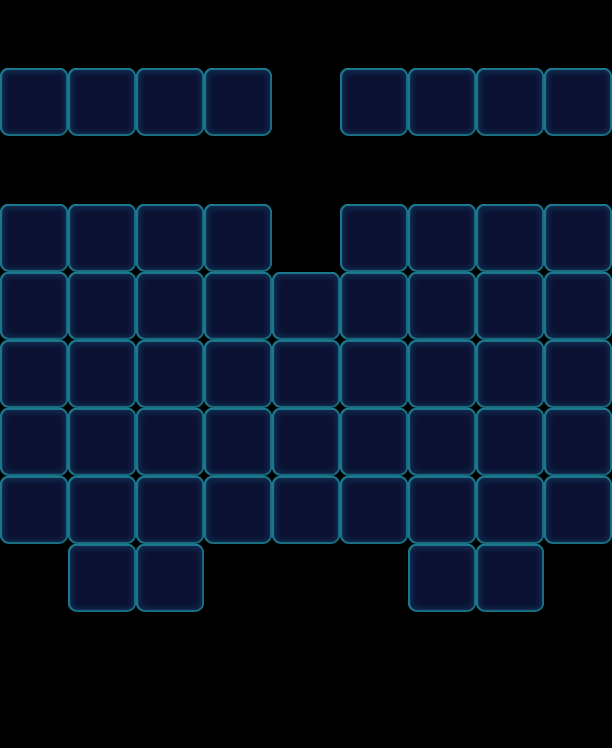

Below is a game level as drawn by its tile map, then a one-line description and the .tmx that defines it (tile-layer data replaced by summaries):
An orthogonal 9x11 tile map with 68x68 px tiles, 1 tile layer (Valid), 2 tilesets and 65 objects (42x Monster, 9x Factory_Normal, 6x Flower, 4x Stone, 4x Ice).

<map version="1.0" orientation="orthogonal" width="9" height="11" tilewidth="68" tileheight="68">
 <properties>
  <property name="Connect" value="18,11,1|28,21,1|68,61,1|78,71,1" />
 </properties>
 <tileset firstgid="1" name="game_grid1" tilewidth="68" tileheight="68">
  <image source="game_grid1.png" width="68" height="68" />
 </tileset>
 <tileset firstgid="2" name="map" tilewidth="68" tileheight="68">
  <image source="map.png" width="1024" height="1024" />
 </tileset>
 <layer name="Valid" width="9" height="11">
  <data>[99 cells, 56 non-empty, 1 distinct tile ids]</data>
 </layer>
 <objectgroup name="BottomObj" width="9" height="11" />
 <objectgroup name="MiddleObj" width="9" height="11">
  <object type="Flower" gid="4" x="0" y="136">
   <properties>
    <property name="FlowerLevel" value="1" />
   </properties>
  </object>
  <object type="Flower" gid="4" x="204" y="136">
   <properties>
    <property name="FlowerLevel" value="1" />
   </properties>
  </object>
  <object type="Flower" gid="4" x="340" y="136">
   <properties>
    <property name="FlowerLevel" value="1" />
   </properties>
  </object>
  <object type="Flower" gid="4" x="544" y="136">
   <properties>
    <property name="FlowerLevel" value="1" />
   </properties>
  </object>
  <object name="32" type="Monster" gid="2" x="0" y="340">
   <properties>
    <property name="Color" value="Blue" />
   </properties>
  </object>
  <object name="32" type="Monster" gid="2" x="0" y="272">
   <properties>
    <property name="Color" value="Blue" />
   </properties>
  </object>
  <object name="57" type="Monster" gid="18" x="544" y="476">
   <properties>
    <property name="Color" value="Pink" />
   </properties>
  </object>
  <object name="57" type="Monster" gid="18" x="204" y="340">
   <properties>
    <property name="Color" value="Pink" />
   </properties>
  </object>
  <object name="45" type="Monster" gid="18" x="68" y="408">
   <properties>
    <property name="Color" value="Pink" />
   </properties>
  </object>
  <object name="32" type="Monster" gid="2" x="544" y="544">
   <properties>
    <property name="Color" value="Blue" />
   </properties>
  </object>
  <object name="32" type="Monster" gid="2" x="476" y="272">
   <properties>
    <property name="Color" value="Blue" />
   </properties>
  </object>
  <object name="55" type="Monster" gid="19" x="136" y="544">
   <properties>
    <property name="Color" value="Yellow" />
   </properties>
  </object>
  <object name="55" type="Monster" gid="19" x="476" y="408">
   <properties>
    <property name="Color" value="Yellow" />
   </properties>
  </object>
  <object name="55" type="Monster" gid="19" x="408" y="476">
   <properties>
    <property name="Color" value="Yellow" />
   </properties>
  </object>
  <object name="66" type="Monster" gid="17" x="136" y="272">
   <properties>
    <property name="Color" value="Purple" />
   </properties>
  </object>
  <object name="57" type="Monster" gid="18" x="0" y="408">
   <properties>
    <property name="Color" value="Pink" />
   </properties>
  </object>
  <object name="65" type="Monster" gid="19" x="0" y="476">
   <properties>
    <property name="Color" value="Yellow" />
   </properties>
  </object>
  <object name="32" type="Monster" gid="2" x="476" y="476">
   <properties>
    <property name="Color" value="Blue" />
   </properties>
  </object>
  <object name="32" type="Monster" gid="2" x="544" y="340">
   <properties>
    <property name="Color" value="Blue" />
   </properties>
  </object>
  <object name="66" type="Monster" gid="17" x="272" y="476">
   <properties>
    <property name="Color" value="Purple" />
   </properties>
  </object>
  <object name="66" type="Monster" gid="17" x="408" y="408">
   <properties>
    <property name="Color" value="Purple" />
   </properties>
  </object>
  <object name="57" type="Monster" gid="18" x="476" y="340">
   <properties>
    <property name="Color" value="Pink" />
   </properties>
  </object>
  <object name="66" type="Monster" gid="17" x="68" y="340">
   <properties>
    <property name="Color" value="Purple" />
   </properties>
  </object>
  <object name="66" type="Monster" gid="17" x="340" y="544">
   <properties>
    <property name="Color" value="Purple" />
   </properties>
  </object>
  <object name="57" type="Monster" gid="18" x="544" y="272">
   <properties>
    <property name="Color" value="Pink" />
   </properties>
  </object>
  <object name="32" type="Monster" gid="2" x="204" y="408">
   <properties>
    <property name="Color" value="Blue" />
   </properties>
  </object>
  <object name="32" type="Monster" gid="2" x="408" y="340">
   <properties>
    <property name="Color" value="Blue" />
   </properties>
  </object>
  <object name="45" type="Flower" gid="18" x="68" y="272">
   <properties>
    <property name="FlowerLevel" value="1" />
   </properties>
  </object>
  <object name="55" type="Monster" gid="19" x="340" y="476">
   <properties>
    <property name="Color" value="Yellow" />
   </properties>
  </object>
  <object name="55" type="Monster" gid="19" x="204" y="272">
   <properties>
    <property name="Color" value="Yellow" />
   </properties>
  </object>
  <object name="32" type="Monster" gid="2" x="408" y="544">
   <properties>
    <property name="Color" value="Blue" />
   </properties>
  </object>
  <object name="32" type="Monster" gid="2" x="68" y="476">
   <properties>
    <property name="Color" value="Blue" />
   </properties>
  </object>
  <object name="57" type="Monster" gid="18" x="476" y="544">
   <properties>
    <property name="Color" value="Pink" />
   </properties>
  </object>
  <object name="57" type="Monster" gid="18" x="204" y="476">
   <properties>
    <property name="Color" value="Pink" />
   </properties>
  </object>
  <object name="57" type="Monster" gid="18" x="0" y="544">
   <properties>
    <property name="Color" value="Pink" />
   </properties>
  </object>
  <object name="55" type="Monster" gid="19" x="544" y="408">
   <properties>
    <property name="Color" value="Yellow" />
   </properties>
  </object>
  <object name="55" type="Monster" gid="19" x="136" y="408">
   <properties>
    <property name="Color" value="Yellow" />
   </properties>
  </object>
  <object name="66" type="Monster" gid="17" x="340" y="340">
   <properties>
    <property name="Color" value="Purple" />
   </properties>
  </object>
  <object name="66" type="Monster" gid="17" x="136" y="476">
   <properties>
    <property name="Color" value="Purple" />
   </properties>
  </object>
  <object name="57" type="Monster" gid="18" x="340" y="272">
   <properties>
    <property name="Color" value="Pink" />
   </properties>
  </object>
  <object name="45" type="Flower" gid="18" x="408" y="272">
   <properties>
    <property name="FlowerLevel" value="1" />
   </properties>
  </object>
  <object name="55" type="Monster" gid="19" x="136" y="340">
   <properties>
    <property name="Color" value="Yellow" />
   </properties>
  </object>
  <object name="45" type="Monster" gid="18" x="68" y="544">
   <properties>
    <property name="Color" value="Pink" />
   </properties>
  </object>
  <object name="66" type="Monster" gid="17" x="204" y="544">
   <properties>
    <property name="Color" value="Purple" />
   </properties>
  </object>
  <object name="57" type="Monster" gid="18" x="340" y="408">
   <properties>
    <property name="Color" value="Pink" />
   </properties>
  </object>
  <object name="55" type="Monster" gid="19" x="272" y="544">
   <properties>
    <property name="Color" value="Yellow" />
   </properties>
  </object>
  <object name="55" type="Monster" gid="19" x="272" y="408">
   <properties>
    <property name="Color" value="Yellow" />
   </properties>
  </object>
  </objectgroup>
 <objectgroup color="#000000" name="TopObj" width="9" height="11">
  <!-- 17 objects omitted --></objectgroup>
</map>
<!-- 18 of 65 objects omitted -->
